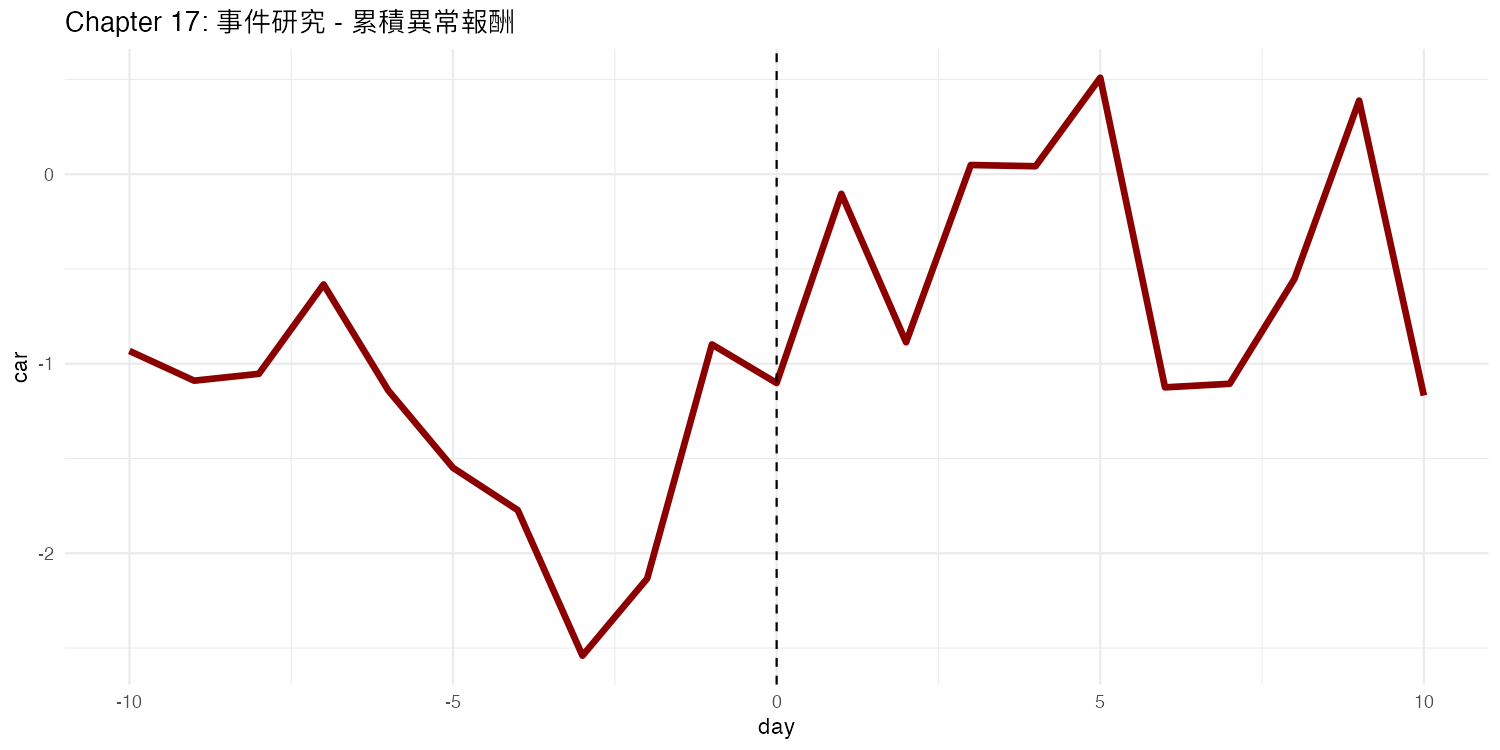

Generate this figure with R:
library(ggplot2)
df <- data.frame(
  day = -10:10,
  car = cumsum(rnorm(21, 0.1, 0.8))
)
p <- ggplot(df, aes(x = day, y = car)) +
  geom_line(color = "#8B0000", linewidth = 1.5) +
  geom_vline(xintercept = 0, linetype = "dashed") +
  labs(title = "Chapter 17: 事件研究 - 累積異常報酬") +
  theme_minimal()
ggsave("/Users/elvis/r-viz-site/assets/chapter17_eventstudy_demo.png", p, width = 10, height = 5, dpi = 150)
cat("Chapter 17 done\n")
